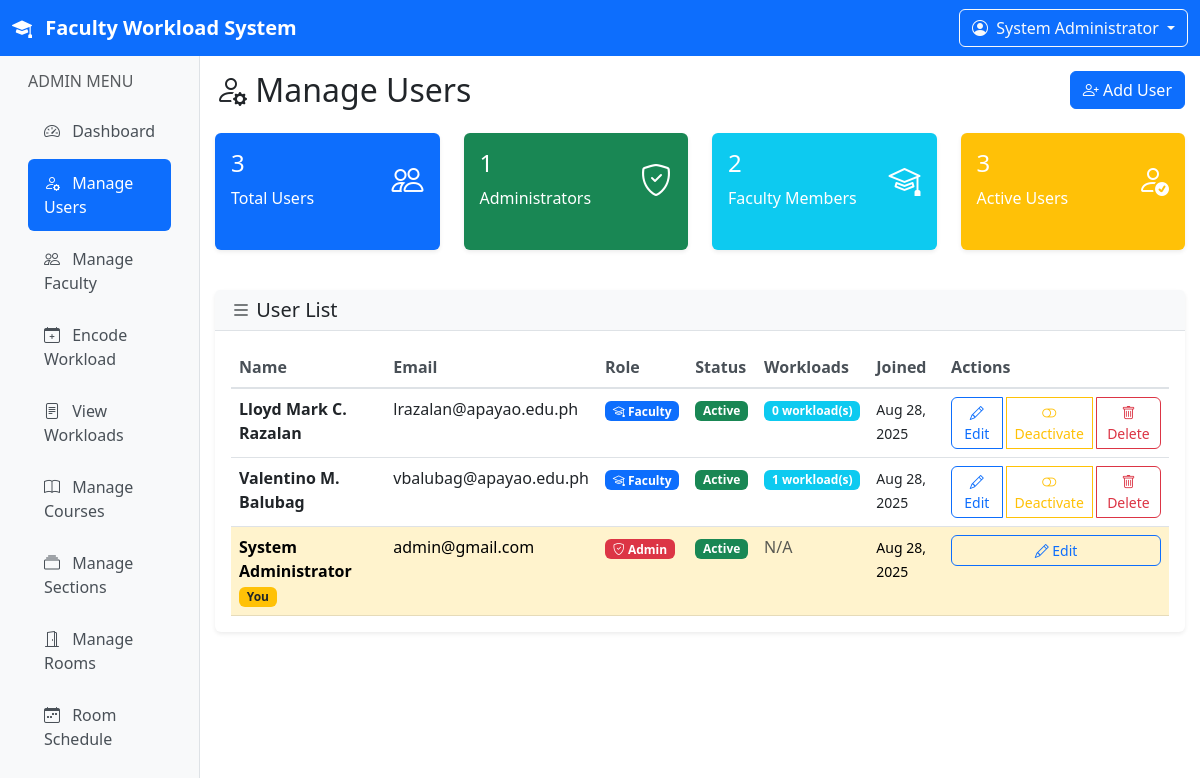
The page /admin/manage-users.php (signed in) on the database its author committed.
### tables this page shows
CREATE TABLE `users` (
  `id` int(11) NOT NULL,
  `name` varchar(100) NOT NULL,
  `email` varchar(100) NOT NULL,
  `password` varchar(255) NOT NULL,
  `role` enum('admin','faculty') NOT NULL,
  `faculty_rank` varchar(50) DEFAULT NULL,
  `eligibility` varchar(100) DEFAULT NULL,
  `bachelor_degree` varchar(100) DEFAULT NULL,
  `master_degree` varchar(100) DEFAULT NULL,
  `doctorate_degree` varchar(100) DEFAULT NULL,
  `scholarship` varchar(100) DEFAULT NULL,
  `length_of_service` varchar(20) DEFAULT NULL,
  `photo` varchar(255) DEFAULT NULL,
  `status` enum('active','inactive') DEFAULT 'active',
  `created_at` timestamp NOT NULL DEFAULT current_timestamp(),
  `updated_at` timestamp NOT NULL DEFAULT current_timestamp() ON UPDATE current_timestamp()
);

### includes/auth.php (called while the page is built, shortened)
<?php
function isLoggedIn() {
    return isset($_SESSION['user_id']) && isset($_SESSION['user_role']);
}
function getCurrentUser() {
    return [
        'id' => $_SESSION['user_id'],
        'name' => $_SESSION['user_name'],
        'email' => $_SESSION['user_email'],
        'role' => $_SESSION['user_role']
    ];
}
?>

### admin/manage-users.php (the view, shortened to what this page needs)
<?php
require_once '../includes/db.php';
require_once '../includes/auth.php';
$users_query = "SELECT u.*,
                (SELECT COUNT(*) FROM workloads w WHERE w.faculty_id = u.id) as workload_count,
                u.created_at
                FROM users u
                ORDER BY u.role DESC, u.name ASC";
$users_result = $conn->query($users_query);
include '../includes/header.php';
?>
<div class="d-flex flex-column flex-md-row justify-content-between align-items-start align-items-md-center mb-4">
    <h2 class="mb-2 mb-md-0"><i class="bi bi-person-gear"></i> Manage Users</h2>
    <button type="button" class="btn btn-primary" data-bs-toggle="modal" data-bs-target="#addUserModal">
        <i class="bi bi-person-plus"></i> <span class="d-none d-sm-inline">Add User</span>
    </button>
</div>
<div class="row mb-4">
    <div class="col-sm-6 col-lg-3 mb-3">
        <div class="card bg-primary text-white h-100">
            <div class="card-body">
                <div class="d-flex justify-content-between">
                    <div>
                        <h4><?php echo $users_result->num_rows; ?></h4>
                        <p class="mb-0">Total Users</p>
                    </div>
                    <div class="align-self-center">
                        <i class="bi bi-people" style="font-size: 2rem;"></i>
                    </div>
                </div>
            </div>
        </div>
    </div>
    <div class="col-sm-6 col-lg-3 mb-3">
        <div class="card bg-success text-white h-100">
            <div class="card-body">
                <div class="d-flex justify-content-between">
                    <div>
                        <?php
                        $admin_count = $conn->query("SELECT COUNT(*) as count FROM users WHERE role = 'admin'")->fetch_assoc()['count'];
                        ?>
                        <h4><?php echo $admin_count; ?></h4>
                        <p class="mb-0">Administrators</p>
                    </div>
                    <div class="align-self-center">
                        <i class="bi bi-shield-check" style="font-size: 2rem;"></i>
                    </div>
                </div>
            </div>
        </div>
    </div>
    <div class="col-sm-6 col-lg-3 mb-3">
        <div class="card bg-info text-white h-100">
            <div class="card-body">
                <div class="d-flex justify-content-between">
                    <div>
                        <?php
                        $faculty_count = $conn->query("SELECT COUNT(*) as count FROM users WHERE role = 'faculty'")->fetch_assoc()['count'];
                        ?>
                        <h4><?php echo $faculty_count; ?></h4>
                        <p class="mb-0">Faculty Members</p>
                    </div>
                    <div class="align-self-center">
                        <i class="bi bi-mortarboard" style="font-size: 2rem;"></i>
                    </div>
                </div>
            </div>
        </div>
    </div>
    <div class="col-sm-6 col-lg-3 mb-3">
        <div class="card bg-warning text-white h-100">
            <div class="card-body">
                <div class="d-flex justify-content-between">
                    <div>
                        <?php
                        $active_count = $conn->query("SELECT COUNT(*) as count FROM users WHERE status = 'active'")->fetch_assoc()['count'];
                        ?>
                        <h4><?php echo $active_count; ?></h4>
                        <p class="mb-0">Active Users</p>
                    </div>
                    <div class="align-self-center">
                        <i class="bi bi-person-check" style="font-size: 2rem;"></i>
                    </div>
                </div>
            </div>
        </div>
    </div>
</div>
<div class="card">
    <div class="card-header">
        <h5 class="mb-0"><i class="bi bi-list"></i> User List</h5>
    </div>
    <div class="card-body">
        <?php if ($users_result->num_rows > 0): ?>
            <div class="table-responsive">
                <table class="table table-hover">
                    <thead>
                        <tr>
                            <th>Name</th>
                            <th>Email</th>
                            <th>Role</th>
                            <th>Status</th>
                            <th>Workloads</th>
                            <th>Joined</th>
                            <th>Actions</th>
                        </tr>
                    </thead>
                    <tbody>
                        <?php
                        $current_user = getCurrentUser();
                        $users_result->data_seek(0);
                        while ($user = $users_result->fetch_assoc()):
                        ?>
                            <tr <?php echo $user['id'] == $current_user['id'] ? 'class="table-warning"' : ''; ?>>
                                <td>
                                    <strong><?php echo htmlspecialchars($user['name']); ?></strong>
                                    <?php if ($user['id'] == $current_user['id']): ?>
                                        <span class="badge bg-warning text-dark">You</span>
                                    <?php endif; ?>
                                </td>
                                <td><?php echo htmlspecialchars($user['email']); ?></td>
                                <td>
                                    <span class="badge <?php echo $user['role'] === 'admin' ? 'bg-danger' : 'bg-primary'; ?>">
                                        <i class="bi bi-<?php echo $user['role'] === 'admin' ? 'shield-check' : 'mortarboard'; ?>"></i>
                                        <?php echo ucfirst($user['role']); ?>
                                    </span>
                                </td>
                                <td>
                                    <span class="badge <?php echo $user['status'] === 'active' ? 'bg-success' : 'bg-secondary'; ?>">
                                        <?php echo ucfirst($user['status'] ?? 'active'); ?>
                                    </span>
                                </td>
                                <td>
                                    <?php if ($user['role'] === 'faculty'): ?>
                                        <span class="badge bg-info"><?php echo $user['workload_count']; ?> workload(s)</span>
                                    <?php else: ?>
                                        <span class="text-muted">N/A</span>
                                    <?php endif; ?>
                                </td>
                                <td>
                                    <small><?php echo date('M d, Y', strtotime($user['created_at'])); ?></small>
                                </td>
                                <td>
                                    <div class="btn-group d-none d-md-flex" role="group">
                                        <button type="button" class="btn btn-sm btn-outline-primary"
                                                onclick="editUser(<?php echo htmlspecialchars(json_encode($user)); ?>)">
                                            <i class="bi bi-pencil"></i> Edit
                                        </button>
                                        <?php if ($user['id'] != $current_user['id']): ?>
                                            <button type="button" class="btn btn-sm btn-outline-warning"
                                                    onclick="toggleUserStatus(<?php echo $user['id']; ?>, '<?php echo htmlspecialchars($user['name']); ?>', '<?php echo $user['status'] ?? 'active'; ?>')">
                                                <i class="bi bi-toggle-<?php echo ($user['status'] ?? 'active') === 'active' ? 'off' : 'on'; ?>"></i>
                                                <?php echo ($user['status'] ?? 'active') === 'active' ? 'Deactivate' : 'Activate'; ?>
                                            </button>
                                            <button type="button" class="btn btn-sm btn-outline-danger"
                                                    onclick="deleteUser(<?php echo $user['id']; ?>, '<?php echo htmlspecialchars($user['name']); ?>', <?php echo $user['workload_count']; ?>)">
                                                <i class="bi bi-trash"></i> Delete
                                            </button>
                                        <?php endif; ?>
                                    </div>
                                </td>
                            </tr>
                        <?php endwhile; ?>
                    </tbody>
                </table>
            </div>
        <?php endif; ?>
    </div>
</div>
<?php include '../includes/footer.php'; ?>

### includes/header.php (style rules this page uses)
.card { border: none; box-shadow: 0 0.125rem 0.25rem rgba(0, 0, 0, 0.075); margin-bottom: 1.5rem; }
.card-header { background-color: #f8f9fa; border-bottom: 1px solid #dee2e6; font-weight: 600; }
.btn { border-radius: 0.375rem; font-weight: 500; transition: all 0.3s ease; }
.btn-group .btn { margin-right: 0.25rem; }
.btn-group .btn:last-child { margin-right: 0; }
.table { margin-bottom: 0; }
.table thead th { border-bottom: 2px solid #dee2e6; font-weight: 600; color: #495057; }
.card, .btn, .form-control, .modal { transition: all 0.3s ease; }

### rows shown on the page
users: name "Lloyd Mark C. Razalan", email "lrazalan@apayao.edu.ph", role "Faculty", status "Active", workload_count "0", created_at "Aug 28, 2025", shows "Deactivate"
users: name "Valentino M. Balubag", email "vbalubag@apayao.edu.ph", role "Faculty", status "Active", workload_count "1", created_at "Aug 28, 2025", shows "Deactivate"
users: name "System Administrator", shows "You", email "admin@gmail.com", role "Admin", status "Active", shows "N/A", created_at "Aug 28, 2025"

### other values the page prints
$_SESSION['user_name'] "System Administrator"
$users_result->num_rows "3"
$admin_count "1"
$faculty_count "2"
$active_count "3"
